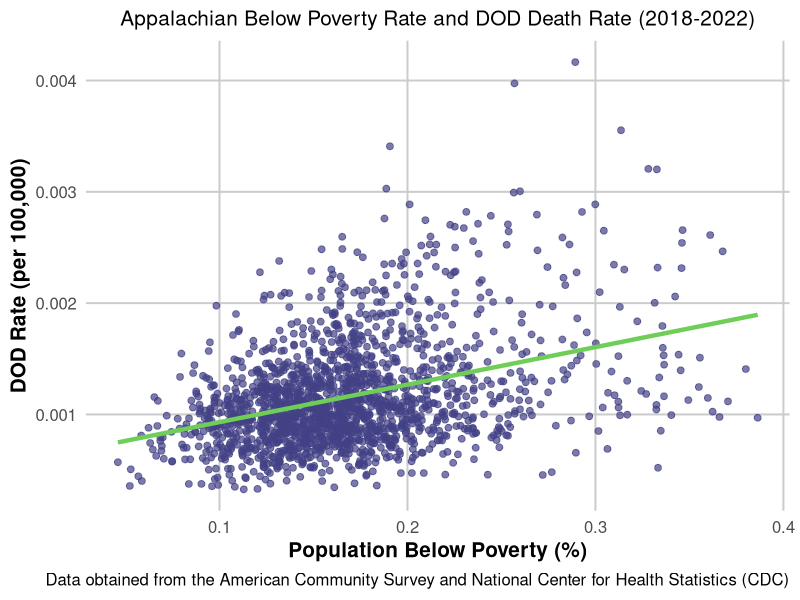

Generate this figure with R:
## ---- chunk 1
# Load necessary libraries
library(dplyr)
library(ggplot2)
library(viridis)
library(here)
## ---- chunk 2
appalachia_2018_2022 = read.csv(here("Data/merged_data", "appalachia_2018_2022.csv"), sep = ",", header = TRUE)
## ---- chunk 3
corr_data <- appalachia_2018_2022 %>%
  mutate(
    Below_poverty_ratio = as.numeric(as.character(below_poverty_ratio)),
    DOD_death_rate = as.numeric(as.character(DOD_death_rate))
  ) %>%
  select(below_poverty_ratio, DOD_death_rate) 
 
# Remove rows with NA values
corr_data <- na.omit(corr_data)
## ---- chunk 4
# Create a scatterplot with a regression line using viridis color palette
ggplot(corr_data, aes(x = below_poverty_ratio, y = DOD_death_rate)) +
  geom_point(color = viridis(256)[50], size = 2, alpha = 0.7) +  # Use a consistent viridis color for points with transparency
  geom_smooth(method = "lm", color = viridis(256)[200], size = 1.5, se = FALSE) +  # Add a prominent regression line
  labs(title = "Appalachian Below Poverty Rate and DOD Death Rate (2018-2022)",
       caption = "Data obtained from the American Community Survey and National Center for Health Statistics (CDC)",
       x = "Population Below Poverty (%)",
       y = "DOD Rate (per 100,000)") +
  theme_minimal(base_size = 15) +
  theme(
    plot.title = element_text(hjust = 0.5, size = 15),
    axis.title = element_text(face = "bold"),
    panel.grid.major = element_line(color = "grey80"),
    panel.grid.minor = element_blank(),
    legend.position = "none"  # Remove the legend
  )
